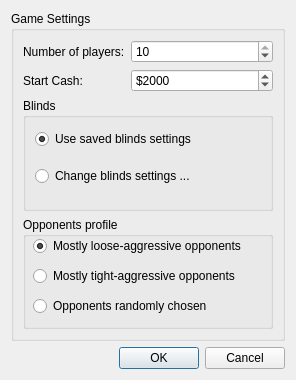
<?xml version="1.0" encoding="UTF-8"?>
<ui version="4.0">
 <class>newGameDialog</class>
 <widget class="QDialog" name="newGameDialog">
  <property name="geometry">
   <rect>
    <x>0</x>
    <y>0</y>
    <width>296</width>
    <height>380</height>
   </rect>
  </property>
  <property name="windowTitle">
   <string>Start game</string>
  </property>
  <layout class="QGridLayout">
   <item row="0" column="0">
    <widget class="QGroupBox" name="groupBox">
     <property name="title">
      <string>Game Settings</string>
     </property>
     <layout class="QGridLayout">
      <item row="0" column="0">
       <widget class="QLabel" name="label">
        <property name="text">
         <string>Number of players:</string>
        </property>
        <property name="buddy">
         <cstring>spinBox_quantityPlayers</cstring>
        </property>
       </widget>
      </item>
      <item row="0" column="1" colspan="2">
       <widget class="QSpinBox" name="spinBox_quantityPlayers">
        <property name="minimum">
         <number>2</number>
        </property>
        <property name="maximum">
         <number>10</number>
        </property>
        <property name="value">
         <number>10</number>
        </property>
       </widget>
      </item>
      <item row="1" column="0">
       <widget class="QLabel" name="label_2">
        <property name="text">
         <string>Start Cash:</string>
        </property>
        <property name="buddy">
         <cstring>spinBox_startCash</cstring>
        </property>
       </widget>
      </item>
      <item row="1" column="1" colspan="2">
       <widget class="QSpinBox" name="spinBox_startCash">
        <property name="prefix">
         <string>$</string>
        </property>
        <property name="minimum">
         <number>1000</number>
        </property>
        <property name="maximum">
         <number>1000000</number>
        </property>
        <property name="singleStep">
         <number>50</number>
        </property>
        <property name="value">
         <number>2000</number>
        </property>
       </widget>
      </item>
      <item row="2" column="0" colspan="3">
       <widget class="QGroupBox" name="groupBox_2">
        <property name="title">
         <string>Blinds</string>
        </property>
        <layout class="QGridLayout">
         <property name="topMargin">
          <number>0</number>
         </property>
         <item row="0" column="0">
          <widget class="QRadioButton" name="radioButton_useSavedBlindsSettings">
           <property name="text">
            <string>Use saved blinds settings</string>
           </property>
           <property name="checked">
            <bool>true</bool>
           </property>
          </widget>
         </item>
         <item row="1" column="0">
          <widget class="QRadioButton" name="radioButton_changeBlindsSettings">
           <property name="text">
            <string>Change blinds settings ...</string>
           </property>
          </widget>
         </item>
        </layout>
       </widget>
      </item>
      <item row="3" column="0" colspan="3">
       <widget class="QGroupBox" name="groupBox_3">
        <property name="title">
         <string>Opponents profile</string>
        </property>
        <widget class="QRadioButton" name="radioButton_opponentsRandomlyChosen">
         <property name="geometry">
          <rect>
           <x>10</x>
           <y>80</y>
           <width>231</width>
           <height>18</height>
          </rect>
         </property>
         <property name="text">
          <string>Opponents randomly chosen</string>
         </property>
        </widget>
        <widget class="QRadioButton" name="radioButton_opponentsLooseAggressive">
         <property name="geometry">
          <rect>
           <x>10</x>
           <y>20</y>
           <width>241</width>
           <height>18</height>
          </rect>
         </property>
         <property name="text">
          <string>Mostly loose-aggressive opponents</string>
         </property>
         <property name="checked">
          <bool>true</bool>
         </property>
        </widget>
        <widget class="QRadioButton" name="radioButton_opponentsTightAgressive">
         <property name="geometry">
          <rect>
           <x>10</x>
           <y>50</y>
           <width>231</width>
           <height>18</height>
          </rect>
         </property>
         <property name="text">
          <string>Mostly tight-aggressive opponents</string>
         </property>
        </widget>
       </widget>
      </item>
     </layout>
    </widget>
   </item>
   <item row="1" column="0">
    <widget class="QDialogButtonBox" name="buttonBox">
     <property name="orientation">
      <enum>Qt::Horizontal</enum>
     </property>
     <property name="standardButtons">
      <set>QDialogButtonBox::Cancel|QDialogButtonBox::Ok</set>
     </property>
    </widget>
   </item>
  </layout>
 </widget>
 <tabstops>
  <tabstop>spinBox_quantityPlayers</tabstop>
  <tabstop>spinBox_startCash</tabstop>
  <tabstop>radioButton_useSavedBlindsSettings</tabstop>
  <tabstop>buttonBox</tabstop>
 </tabstops>
 <resources/>
 <connections>
  <connection>
   <sender>buttonBox</sender>
   <signal>accepted()</signal>
   <receiver>newGameDialog</receiver>
   <slot>accept()</slot>
   <hints>
    <hint type="sourcelabel">
     <x>248</x>
     <y>254</y>
    </hint>
    <hint type="destinationlabel">
     <x>157</x>
     <y>274</y>
    </hint>
   </hints>
  </connection>
  <connection>
   <sender>buttonBox</sender>
   <signal>rejected()</signal>
   <receiver>newGameDialog</receiver>
   <slot>reject()</slot>
   <hints>
    <hint type="sourcelabel">
     <x>316</x>
     <y>260</y>
    </hint>
    <hint type="destinationlabel">
     <x>286</x>
     <y>274</y>
    </hint>
   </hints>
  </connection>
 </connections>
</ui>
